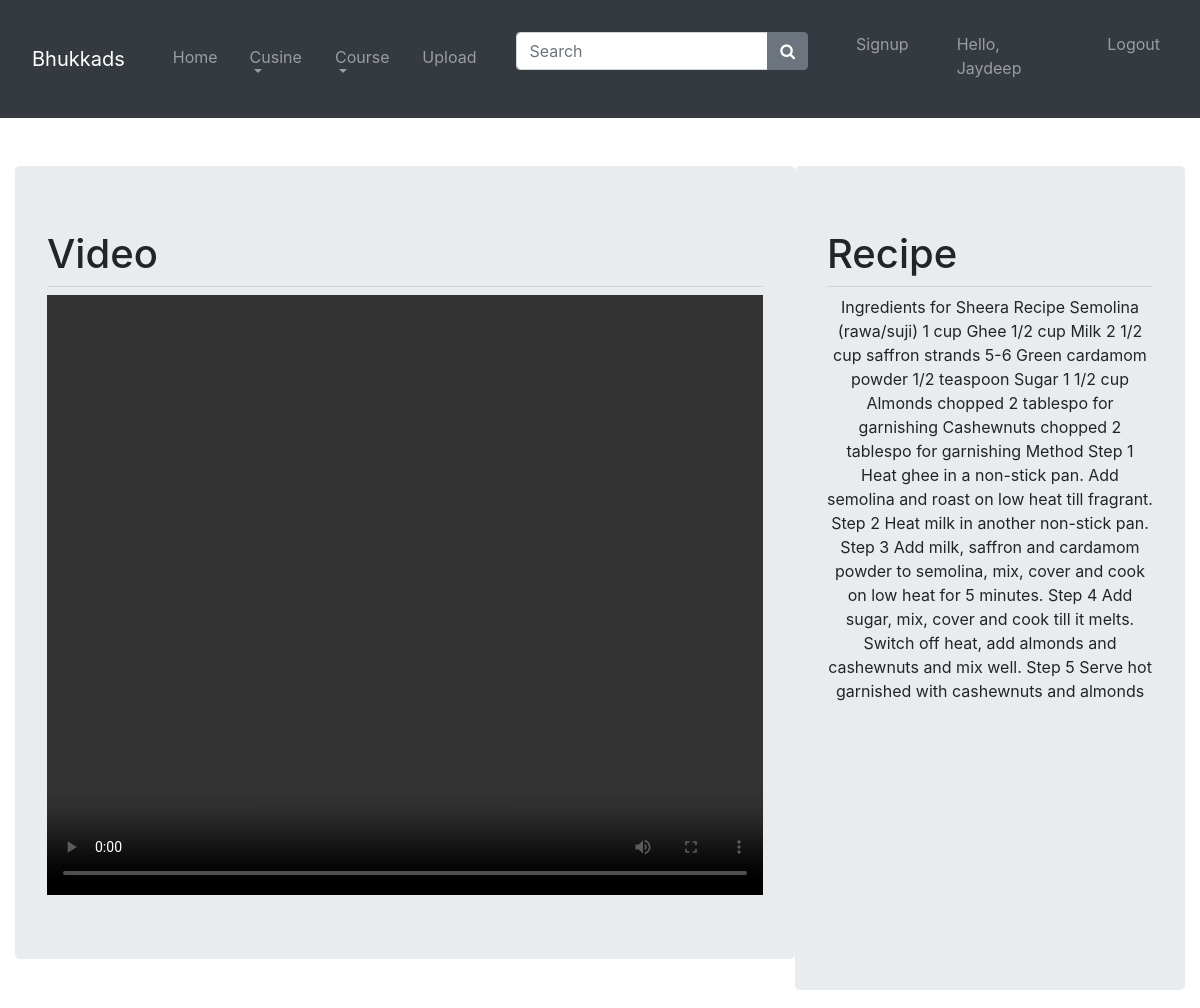
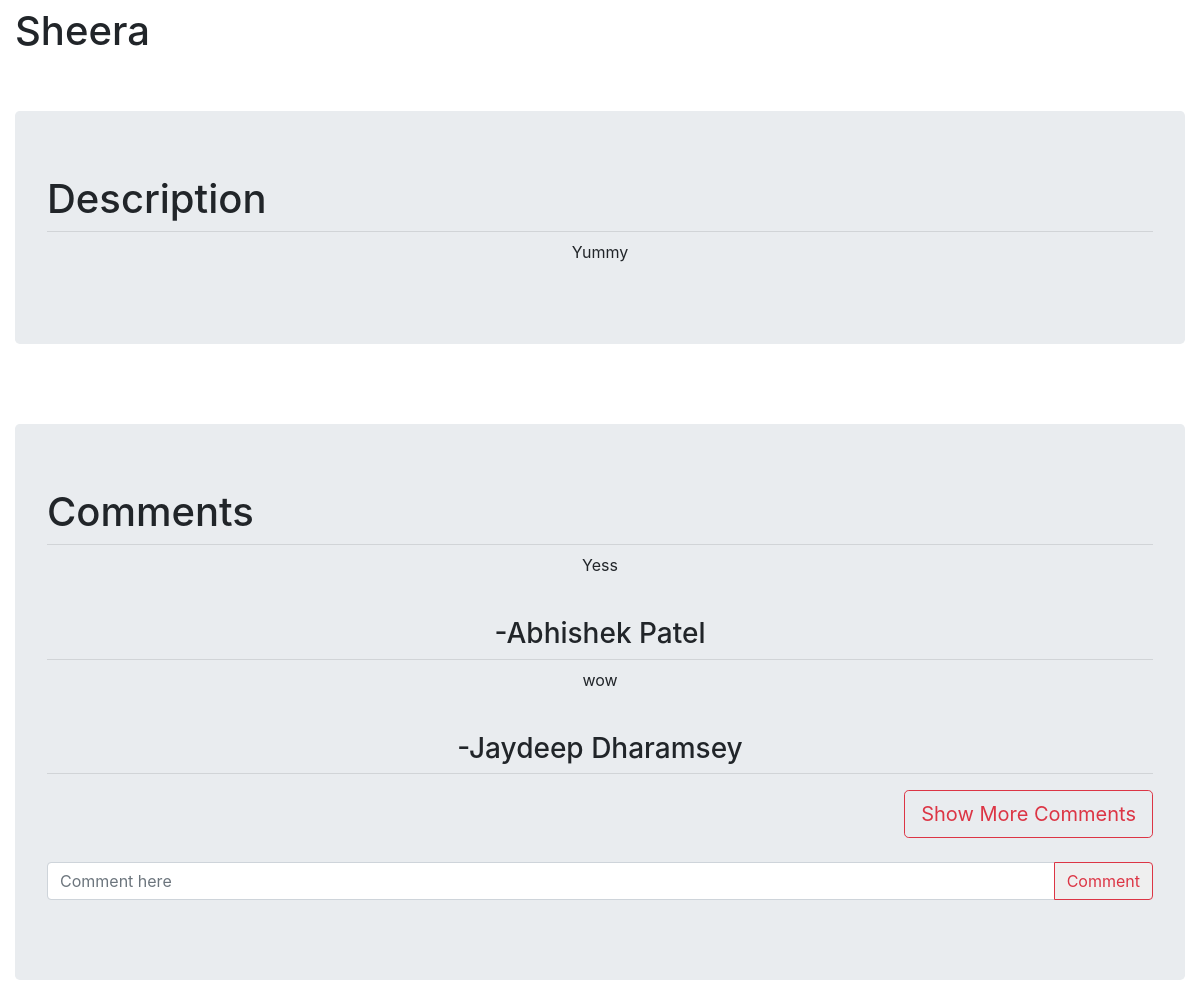
Screenshot of /modules/video.php?p_id=1 (signed in) with the database file from the repository (2 pictures, top to bottom).
### tables this page shows
CREATE TABLE `videos` (
  `id` int(11) NOT NULL,
  `dname` varchar(30) NOT NULL,
  `cusine` varchar(20) NOT NULL,
  `course` varchar(20) NOT NULL,
  `videol` varchar(100) NOT NULL,
  `recepie` varchar(10000) NOT NULL,
  `description` varchar(1000) NOT NULL,
  `image` varchar(500) NOT NULL,
  `name` varchar(500) NOT NULL
);

CREATE TABLE `comments` (
  `c_id` bigint(20) NOT NULL,
  `comment` varchar(500) NOT NULL,
  `author` varchar(500) NOT NULL,
  `p_id` bigint(20) NOT NULL
);

### modules/video.php (the view, shortened to what this page needs)
<?php
        include('navbar.php');
        include('../assets/php/connection.php');
        $pid = $_REQUEST['p_id'];
    ?>
<html>
<head>
  <link rel="stylesheet" href="https://maxcdn.bootstrapcdn.com/bootstrap/4.1.3/css/bootstrap.min.css">
</head>
    <body>
        <div class="container-fluid">
            <br>
            <br>
            <?php
            $qry="select * from videos where id='$pid'";
            $result=mysqli_query($conn,$qry);
            if(!$result){
                echo"<script>alert('query error')</script>";
            }
            else{
                foreach($result as $row){
                    echo"<div class='jumbotron col-8 d-inline-block'>";
                    echo"<h1>Video</h1>";
                    echo"<hr class='my-2'>";
                    echo"<video height=75% width=100% src=".preg_replace('/\s+/', '', $row['videol'])." controls></video>";
                    echo"</div>";
                    echo"<div class='jumbotron col-4 d-inline-block float-right' id='recepie'>";
                    echo"<h1>Recipe</h1>";
                    echo"<hr class='my-2'>";
                    echo"<p class='text-center'>".base64_decode($row['recepie'])."</p>";
                    echo"</div>";
                    echo"<br><br>";
                    echo"<h1>".$row['dname']."</h1>";
                    echo"<br><br>";
                    echo"<div class='jumbotron'>
                            <h1>Description</h1>
                            <hr class='my-2'>
                            <p class='text-center'>".base64_decode($row['description'])."</p>
                        </div>";
                }}
                    echo"<br><br>";
                    echo"<div class='jumbotron'>
                            <h1>Comments</h1>
                            <hr class='my-2'>";
                            $sql='select * from comments limit 2';
                            $result=mysqli_query($conn,$sql);
                            if(mysqli_num_rows($result)>0){
                                while($row=mysqli_fetch_assoc($result)){
                                    echo '<p  class="text-center">';
                                    echo base64_decode($row['comment']);
                                    echo '</p >';
                                    echo"<br>";
                                    echo"<h3 class='text-center'>-";
                                    echo $row['author'];
                                    echo"</h3><hr class='my-2'>";
                                }
                            }
                            else{
                                echo 'There are no comments';
                            }
                    ?>
                        <a class='btn border-danger btn-lg text-danger float-right'  role='button' id="showmore">Show More Comments</a>
                        <br>
                        <br>
                        <br>
                        <form action="../assets/php/store-comments.php" method="post">
                            <div class='input-group'>
                              <input type='text' class='form-control col-12' placeholder='Comment here' name="addcomment">
                                <div class='input-group-append'>
                                    <button class='btn border-danger text-danger' type='submit'>Comment</button>
                                  </div>
                            </div>
                        </form>
        </div>
    </body>
</html>

### modules/video.php (style rules this page uses)
#recepie { height: 103vh; overflow-y:scroll; }

### rows the page displays
videos: recepie "Ingredients for Sheera Recipe Semolina (rawa/suji) 1 cup Ghee 1/2 cup Milk 2 1/2 cup saffron strands 5-6 Green cardamom powder 1/2 teaspoon Sugar 1 1/2 cup Almonds chopped 2 tablespo for garnishing Cashewnuts chopped 2 tablespo for garnishing Method Step 1 Heat ghee in a non-stick pan. Add semolina and roast on low heat till fragrant. Step 2 Heat milk in another non-stick pan. Step 3 Add milk, saffron and cardamom powder to semolina, mix, cover and cook on low heat for 5 minutes. Step 4 Add sugar, mix, cover and cook till it melts. Switch off heat, add almonds and cashewnuts and mix well. Step 5 Serve hot garnished with cashewnuts and almonds", dname "Sheera", description "Yummy"
comments: comment "Yess", author "Abhishek Patel"
comments: comment "wow", author "Jaydeep Dharamsey"

### other values shown
$_SESSION['fname'] "Jaydeep"
